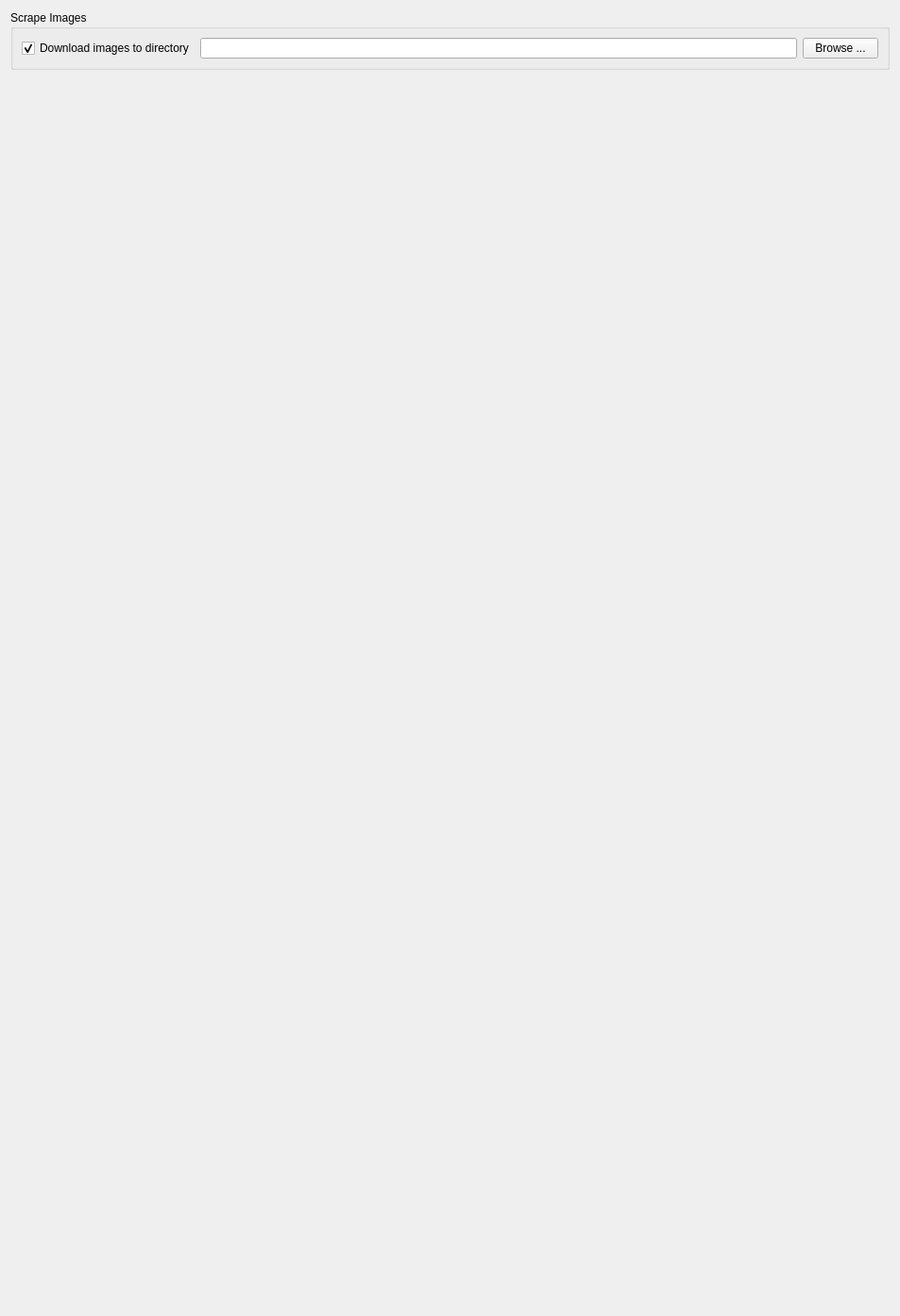
<?xml version="1.0" encoding="UTF-8"?>
<ui version="4.0">
 <class>ScrapeImagesSettings</class>
 <widget class="QWidget" name="ScrapeImagesSettings">
  <property name="geometry">
   <rect>
    <x>0</x>
    <y>0</y>
    <width>953</width>
    <height>1394</height>
   </rect>
  </property>
  <layout class="QVBoxLayout" name="verticalLayout_3">
   <item>
    <widget class="QGroupBox" name="scrapeImagesGroupBox">
     <property name="title">
      <string>Scrape Images</string>
     </property>
     <layout class="QGridLayout" name="gridLayout_2">
      <item row="0" column="1">
       <widget class="QLineEdit" name="downloadImagesDirectoryLineEdit"/>
      </item>
      <item row="0" column="0">
       <widget class="QCheckBox" name="downloadImagesToDirectoryCheckBox">
        <property name="text">
         <string>Download images to directory</string>
        </property>
        <property name="checked">
         <bool>true</bool>
        </property>
       </widget>
      </item>
      <item row="0" column="2">
       <widget class="QPushButton" name="browsePushButton">
        <property name="text">
         <string>Browse ...</string>
        </property>
       </widget>
      </item>
     </layout>
    </widget>
   </item>
   <item>
    <spacer name="verticalSpacer">
     <property name="orientation">
      <enum>Qt::Vertical</enum>
     </property>
     <property name="sizeHint" stdset="0">
      <size>
       <width>20</width>
       <height>529</height>
      </size>
     </property>
    </spacer>
   </item>
  </layout>
 </widget>
 <resources/>
 <connections>
  <connection>
   <sender>downloadImagesToDirectoryCheckBox</sender>
   <signal>toggled(bool)</signal>
   <receiver>downloadImagesDirectoryLineEdit</receiver>
   <slot>setEnabled(bool)</slot>
   <hints>
    <hint type="sourcelabel">
     <x>125</x>
     <y>54</y>
    </hint>
    <hint type="destinationlabel">
     <x>583</x>
     <y>54</y>
    </hint>
   </hints>
  </connection>
 </connections>
</ui>
